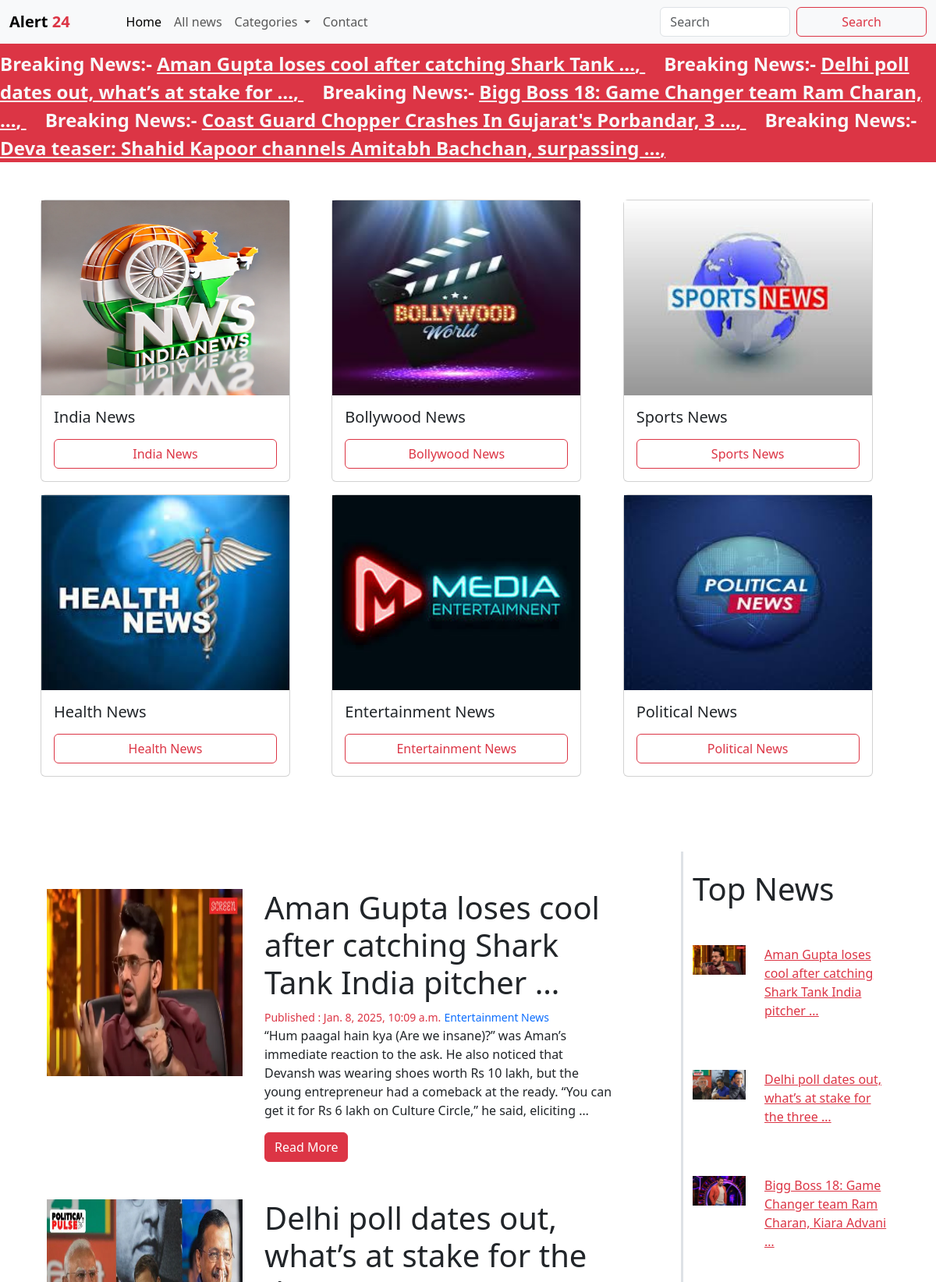
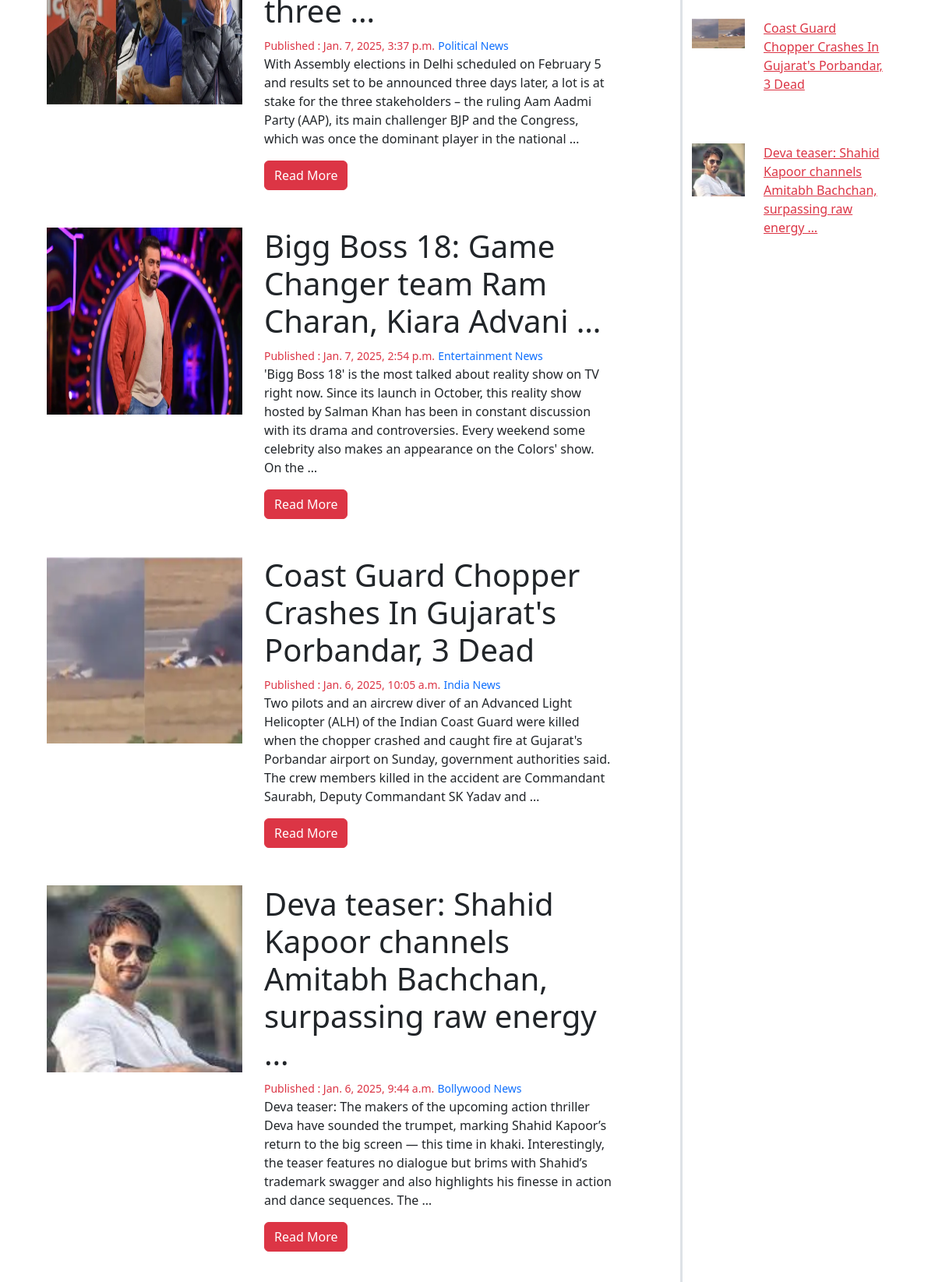
The page / (upper part) on the database its author committed (2 pictures, top to bottom).
### main/models.py (models this page shows)
class News(models.Model):
    category = models.ForeignKey(categories, on_delete=models.CASCADE)
    title = models.CharField(max_length = 250)
    description = models.TextField()
    image = models.ImageField(upload_to='News/')
    date = models.DateTimeField(auto_now_add=True)
    class Meta:
        verbose_name_plural = 'News'

class categories(models.Model):
    title = models.CharField(max_length=250)
    image = models.ImageField(upload_to='category/')
    class Meta:
         verbose_name_plural = 'category'
    def __str__(self):
        return self.title

### alert24/views.py (the view)
# urls.py: path('', views.home, name = 'home'),
def home(request):
    category = categories.objects.all()
    allnews = News.objects.all().order_by('-id')
    topnews = News.objects.order_by('-id')[:5]
    context = {
               'categories':category,
               'allnews':allnews,
               'topnews':topnews,
               'title':'alert24 | Home'
            }
    return render(request, 'index.html', context)

### templates/index.html (shortened to what this page needs)
{% extends "base.html" %}
{% block news %}
<marquee onmouseover="stop()" onmouseleave="start()" class = "bg-danger text-light pt-2 fs-4 fw-bold">
  {% for top in topnews %} Breaking News:-
  <a href="
  {% url 'details' top.id  %}
  "class="link-light me-4 ">{{ top.title |truncatewords:8 }}, </a>
  {% endfor %}
</marquee>
<div class="row" style="margin:40px;">
  {% for category in categories %}
  <div class="col-md-4">
    <div class="card my-2" style="width: 20rem;">
        <img src="/media/{{ category.image }}" class="img-fluid" style="height:250px; width:350px;">
      <div class="card-body">
          <h5 class="card-title">{{ category.title }}</h5>
      <a href="{% if category.title == 'India News' %}
          {% url 'india' %}
        {% elif category.title == 'Bollywood News'%}
         {% url 'bollywood' %}
        {% elif category.title == 'Health News'%}
         {% url 'health' %}
        {% elif category.title == 'Sports News'%}
         {% url 'sports' %}
        {% elif category.title == 'Entertainment News'%}
         {% url 'entertainment' %}
        {% elif category.title == 'Political News'%}
         {% url 'political' %}
        {% endif %}"
        class="btn btn-outline-danger  w-100">{{ category.title }}
      </a>
      </div>
    </div>
  </div>
  {% endfor %}
</div>
</section>
<section class="news">
  <div class="row mx-5">
    <div class="container my-5">
      <div class="row">
        <div class="col-md-9 border-end border-3" >
          {% for News in allnews %}
             <div class="row my-5">
              <div class="col-md-4">
                <img src="/media/{{ News.image }}" class="img-fluid" style="height:30vh; width:100%;" alt="">
              </div>
              <div class="col-md-7 px-3">
                <h1>{{ News.title | truncatewords:10 }}</h1>
                <small class="text-danger">Published : {{ News.date }}</small>
                <small class="text-primary">{{ News.category }}</small>
                <p>{{ News.description |truncatewords:50 }}</p>
                <a href="{% url "details" News.id %}" class="btn btn-danger">Read More</a>
              </div>
            </div>
          {% endfor %}
        </div>
        <div class="col-md-3">
          <h1 class="my-4">Top News</h1>
         {% for News in topnews %}
         <a href="{% url 'details' News.id %}"
           class="link-danger">
          <div class="row my-5">
            <div class="col-md-4">
              <img src="/media/{{ News.image }}" class= "img-fluid" alt="">
            </div>
            <div class="col-md-8">
              <p>{{ News.title | truncatewords:10 }}</p>
            </div>
          </div>
        </a>
         {% endfor %}
        </div>
       </div>
    </div>
  </div>
</section>
{% endblock news %}

### rows shown on the page
News: title "Aman Gupta loses cool after catching Shark Tank …", image (picture), title "Aman Gupta loses cool after catching Shark Tank India pitcher …", date "Jan. 8, 2025, 10:09 a.m.", category "Entertainment News", description "“Hum paagal hain kya (Are we insane)?” was Aman’s immediate reaction to the ask. He also noticed that Devansh was wearing shoes worth Rs 10 lakh, but the young entrepreneur had a comeback at the ready. “You can get it for Rs 6 lakh on Culture Circle,” he said, eliciting …"
News: title "Delhi poll dates out, what’s at stake for …", image (picture), title "Delhi poll dates out, what’s at stake for the three …", date "Jan. 7, 2025, 3:37 p.m.", category "Political News", description "With Assembly elections in Delhi scheduled on February 5 and results set to be announced three days later, a lot is at stake for the three stakeholders – the ruling Aam Aadmi Party (AAP), its main challenger BJP and the Congress, which was once the dominant player in the national …"
News: title "Bigg Boss 18: Game Changer team Ram Charan, …", image (picture), title "Bigg Boss 18: Game Changer team Ram Charan, Kiara Advani …", date "Jan. 7, 2025, 2:54 p.m.", category "Entertainment News", description "'Bigg Boss 18' is the most talked about reality show on TV right now. Since its launch in October, this reality show hosted by Salman Khan has been in constant discussion with its drama and controversies. Every weekend some celebrity also makes an appearance on the Colors' show. On the …"
News: title "Coast Guard Chopper Crashes In Gujarat's Porbandar, 3 …", image (picture), title "Coast Guard Chopper Crashes In Gujarat's Porbandar, 3 Dead", date "Jan. 6, 2025, 10:05 a.m.", category "India News", description "Two pilots and an aircrew diver of an Advanced Light Helicopter (ALH) of the Indian Coast Guard were killed when the chopper crashed and caught fire at Gujarat's Porbandar airport on Sunday, government authorities said. The crew members killed in the accident are Commandant Saurabh, Deputy Commandant SK Yadav and …"
News: title "Deva teaser: Shahid Kapoor channels Amitabh Bachchan, surpassing …", image (picture), title "Deva teaser: Shahid Kapoor channels Amitabh Bachchan, surpassing raw energy …", date "Jan. 6, 2025, 9:44 a.m.", category "Bollywood News", description "Deva teaser: The makers of the upcoming action thriller Deva have sounded the trumpet, marking Shahid Kapoor’s return to the big screen — this time in khaki. Interestingly, the teaser features no dialogue but brims with Shahid’s trademark swagger and also highlights his finesse in action and dance sequences. The …"
categories: image (picture), title "India News"
categories: image (picture), title "Bollywood News"
categories: image (picture), title "Sports News"
categories: image (picture), title "Health News"
categories: image (picture), title "Entertainment News"
categories: image (picture), title "Political News"
